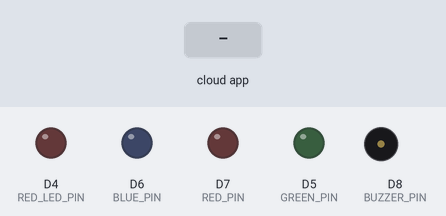
A sketch run on a simulated ESP8266 (NodeMCU). On the bench: output pins drawn as LEDs (lit = HIGH), buzzer (waves = sounding, pin HIGH). Dashed ring = blinking. The inputs (shaded band) are chosen by the test bench. WiFi joins after 1.5 s; servers stay silent unless stated; what the sketch prints to the serial monitor is not drawn.

Above: at 2.7 s.
2.8 s: the phone or cloud app sets Torpedos to 1
At 5.3 s:
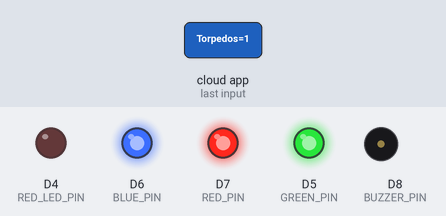
5.8 s: the phone or cloud app sets Phasers to 1
At 7.62 s:
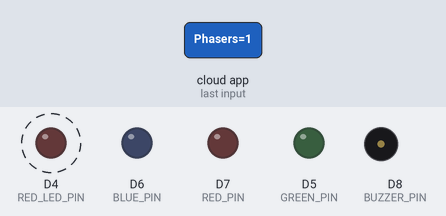
8.8 s: the phone or cloud app sets Red to 1
At 10.4 s:
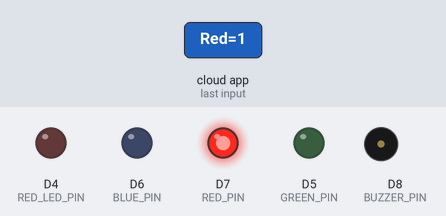
11.8 s: the phone or cloud app sets Green to 1
At 12.5 s:
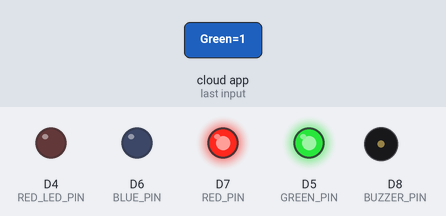
13.3 s: the phone or cloud app sets Light to 1
At 13.7 s:
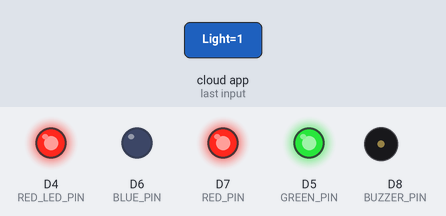
14.8 s: the phone or cloud app sets Blue to 1
At 16.0 s:
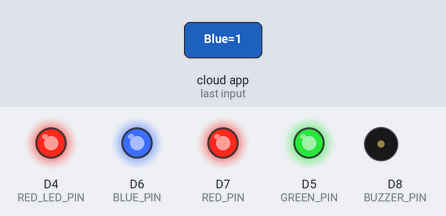
Timing chart, 0 to 17.3 s (numbered marks = the images above; inputs shaded):
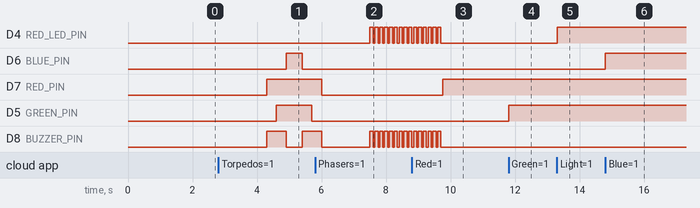

Measured:
- after the input at 2.8 s, D6 (BLUE_PIN): LOW → HIGH after 2.1 s, → LOW 0.50 s later; D7 (RED_PIN): LOW → HIGH after 1.5 s; D5 (GREEN_PIN): LOW → HIGH after 1.8 s, → LOW 1.1 s later; D8 (BUZZER_PIN): LOW → HIGH after 1.5 s, → LOW 0.60 s later, → HIGH 0.50 s later
- after the input at 5.8 s, D4 (RED_LED_PIN): alternates HIGH for 0.10 s and LOW for 0.05 s, starting after 1.7 s
- after the input at 8.8 s, D7 (RED_PIN): LOW → HIGH after 0.95 s
- after the input at 11.8 s, D5 (GREEN_PIN): LOW → HIGH at once
- after the input at 13.3 s, D4 (RED_LED_PIN): LOW → HIGH at once
- after the input at 14.8 s, D6 (BLUE_PIN): LOW → HIGH at once

The sketch:

Star_Trek_Control_EXT.ino
```cpp
/**********************************************************************************
* Code for controlling Enterprise Weapons Simulation via RGB LEDs, Red LED and a Buzzer
* connected to one NodeMCU using Amazon Echo-Dot
*
* Code based on the great open source lib & example code at:
* http://tinkerman.cat/emulate-wemo-device-esp8266/
* which is based off of the Python example code by:
* https://github.com/makermusings/fauxmo
*
* Also, thanks to Sid for Sid's E Classroom
* https://www.youtube.com/c/SidsEClassroom
*
* fauxmoESP is a library for ESP8266-based devices that emulates a Belkin WeMo device
* and thus allows you to control them using this protocol, in particular from
* Alexa-powered devices like the Amazon Echo or the Dot.
*
*  Simulation using 10 devices to be discovered:
*
*  5 "single" devicesconnected directlly to NodeMCU Digital Pins:
*   ==> RED   (RGB RED)   ==> Connected to NodeMCU Pin D7
*   ==> GREEN (RGB GREEN) ==> Connected to NodeMCU Pin D5
*   ==> BLUE  (RGB BLUE)  ==> Connected to NodeMCU Pin D6
*   ==> LIGHT (LED RED)   ==> Connected to NodeMCU Pin D4
*   ==> ALARM             ==> Connected to NodeMCU Pin D8
*
*  2 groups of simple devices:
*   ==> YELLOW (RGB RED + RGB GREEN)
*   ==> WHITE (RGB RED + RGB GREEN + RGB BLUE)
*
*  3 special "weapon simulation" functions:
*   ==> Firing Torpedos
*   ==> Firing Phasers
*   ==> Firing All Weapons
*
*  To discovery device for the first time, use voice commnad:
*  "Computer (or Alexa), discovery devices"
*
*  To activate a device or function, you should use voice commands, like:
*  "Computer (or Alexa), turn on Light" or "..., turn off Light"
*  "Computer (or Alexa), turn on Alarm" or "..., turn off Alarm"
*  "Computer (or Alexa), turn on Blue" or "..., turn off Blue"
*  "Computer (or Alexa), turn on Torpedos"
*  "Computer (or Alexa), turn on Phasers"
*  "Computer (or Alexa), turn on All Weapons"
*
*  Developed by Marcelo Rovai on 19Aug17
*  Visit my blog: https://MJRoBot.org
  *********************************************************************************/
#include <Arduino.h>
#include <ESP8266WiFi.h>
#include "fauxmoESP.h"

/* Network credentials */
#define WIFI_SSID "YOUR SSID HERE"
#define WIFI_PASS "YOUR PASSWORD HERE"

#define SERIAL_BAUDRATE 115200

/* Belkin WeMo emulation */
fauxmoESP fauxmo;

/* Set Devices NodeMCU Pins */
#define RED_LED_PIN D4
#define RED_PIN     D7
#define GREEN_PIN   D5
#define BLUE_PIN    D6
#define BUZZER_PIN  D8

bool fireTorpedos = LOW;
bool firePhasers = LOW;
bool fireAllWeapons = LOW;

void setup()
{
   Serial.begin(SERIAL_BAUDRATE);
   //setup and wifi connection
   wifiSetup();

   // Set led pins to outputs
   pinMode(RED_LED_PIN, OUTPUT);
   pinMode(RED_PIN, OUTPUT);
   pinMode(GREEN_PIN, OUTPUT);
   pinMode(BLUE_PIN, OUTPUT);
   pinMode(BUZZER_PIN, OUTPUT);

   // Set each device to LOW
   digitalWrite(RED_LED_PIN, LOW);
   digitalWrite(RED_PIN, LOW);
   digitalWrite(GREEN_PIN, LOW);
   digitalWrite(BLUE_PIN, LOW);
   digitalWrite(BUZZER_PIN, LOW);

   // Device Names for Simulated Wemo switches
   fauxmo.addDevice("Red");
   fauxmo.addDevice("Green");
   fauxmo.addDevice("Blue");
   fauxmo.addDevice("Yellow");
   fauxmo.addDevice("White");
   fauxmo.addDevice("Light");
   fauxmo.addDevice("Alarm");

   fauxmo.addDevice("Torpedos");
   fauxmo.addDevice("Phasers");
   fauxmo.addDevice("All Weapons");
   fauxmo.onMessage(callback);
}

void loop()
{
  fauxmo.handle();
  torpedosFiring ();
  phasersFiring ();
  allWeaponsFiring();
}

/* ---------------------------------------------------------------------------
 Device Callback
 ----------------------------------------------------------------------------*/
void callback(uint8_t device_id, const char * device_name, bool state)
{
  Serial.print("Device "); Serial.print(device_name);
  Serial.print(" state: ");
  if (state)
  {
    Serial.println("ON");
  }
  else
  {
    Serial.println("OFF");
  }

  //Switching action on detection of device name

  if ( (strcmp(device_name, "Light") == 0) )
  {
    if (state)
    {
      digitalWrite(RED_LED_PIN, HIGH);
    }
    else
    {
      digitalWrite(RED_LED_PIN, LOW);
    }
  }

  if ( (strcmp(device_name, "Alarm") == 0) )
  {
    if (state)
    {
      digitalWrite(BUZZER_PIN, HIGH);
    }
    else
    {
      digitalWrite(BUZZER_PIN, LOW);
    }
  }

  if ( (strcmp(device_name, "Red") == 0) )
  {
    if (state)
    {
      digitalWrite(RED_PIN, HIGH);
    }
    else
    {
      digitalWrite(RED_PIN, LOW);
    }
  }

  if ( (strcmp(device_name, "Green") == 0) )
  {
    if (state)
    {
      digitalWrite(GREEN_PIN, HIGH);
    }
    else
    {
      digitalWrite(GREEN_PIN, LOW);
    }
  }

  if ( (strcmp(device_name, "Blue") == 0) )
  {
    if (state)
    {
      digitalWrite(BLUE_PIN, HIGH);
    }
    else
    {
      digitalWrite(BLUE_PIN, LOW);
    }
  }

  if ( (strcmp(device_name, "Yellow") == 0) )
  {
    if (state)
    {
      digitalWrite(RED_PIN, HIGH);
      digitalWrite(GREEN_PIN, HIGH);
    }
    else
    {
      digitalWrite(RED_PIN, LOW);
      digitalWrite(GREEN_PIN, LOW);
    }
  }

  if ( (strcmp(device_name, "White") == 0) )
  {
    if (state)
    {
      digitalWrite(RED_PIN, HIGH);
      digitalWrite(GREEN_PIN, HIGH);
      digitalWrite(BLUE_PIN, HIGH);
    }
    else
    {
      digitalWrite(RED_PIN, LOW);
      digitalWrite(GREEN_PIN, LOW);
      digitalWrite(BLUE_PIN, LOW);
    }
  }

   if ( (strcmp(device_name, "Torpedos") == 0) )
  {
    if (state)
    {
      fireTorpedos = HIGH;
    }
    else
    {
      digitalWrite(RED_PIN, LOW);
      digitalWrite(GREEN_PIN, LOW);
      digitalWrite(BLUE_PIN, LOW);
    }
  }

    if ( (strcmp(device_name, "Phasers") == 0) )
  {
    if (state)
    {
      firePhasers = HIGH;
    }
    else
    {
      digitalWrite(RED_PIN, LOW);
    }
  }

  if ( (strcmp(device_name, "All Weapons") == 0) )
  {
    if (state)
    {
      fireAllWeapons = HIGH;
    }
    else
    {
      digitalWrite(RED_PIN, LOW);
      digitalWrite(GREEN_PIN, LOW);
      digitalWrite(BLUE_PIN, LOW);
    }
  }

}

/* ---------------------------------------------------------------------------
 Special Function to Fire Torpedos
 ----------------------------------------------------------------------------*/
void torpedosFiring ()
{
    if (fireTorpedos == HIGH)
    {
      delay (1500*!fireAllWeapons);
      digitalWrite(BUZZER_PIN,HIGH);
      digitalWrite(RED_PIN, HIGH);
      delay (300);
      digitalWrite(GREEN_PIN, HIGH);
      delay (300);
      digitalWrite(BLUE_PIN, HIGH);
      digitalWrite(BUZZER_PIN,LOW);
      delay (500);
      digitalWrite(BUZZER_PIN,HIGH);
      digitalWrite(BLUE_PIN, LOW);
      delay (300);
      digitalWrite(GREEN_PIN, LOW);
      delay (300);
      digitalWrite(RED_PIN, LOW);
      digitalWrite(BUZZER_PIN,LOW);
      fireTorpedos = LOW;
    }
}

/* ---------------------------------------------------------------------------
 Special Function to Fire Phasers
 ----------------------------------------------------------------------------*/
void phasersFiring ()
{
    if (firePhasers == HIGH)
    {
      delay (1500*!fireAllWeapons);
      int i = 0;
      while (i < 15)
      {
        digitalWrite(BUZZER_PIN,HIGH);
        digitalWrite(RED_LED_PIN, HIGH);
        delay (100);
        digitalWrite(RED_LED_PIN, LOW);
        digitalWrite(BUZZER_PIN,LOW);
        delay (50);
        i++;
      }
      firePhasers = LOW;
    }
}

/* ---------------------------------------------------------------------------
 Special Function to Fire all Weapons
 ----------------------------------------------------------------------------*/
void allWeaponsFiring ()
{
    if (fireAllWeapons == HIGH)
    {
      delay (1500);
      firePhasers = HIGH;
      phasersFiring ();
      delay (200);
      fireTorpedos = HIGH;
      torpedosFiring ();
      delay (200);
      fireTorpedos = HIGH;
      torpedosFiring ();
      delay (200);
      firePhasers = HIGH;
      phasersFiring ();
      delay (200);
      firePhasers = HIGH;
      phasersFiring ();
      delay (200);
      fireTorpedos = HIGH;
      torpedosFiring ();
      fireAllWeapons = LOW;
    }
}

/* -----------------------------------------------------------------------------
 Wifi Setup
 -----------------------------------------------------------------------------*/
void wifiSetup()
{
   // Set WIFI module to STA mode
   WiFi.mode(WIFI_STA);

   // Connect
   Serial.println ();
   Serial.printf("[WIFI] Connecting to %s ", WIFI_SSID);
   Serial.println();
   WiFi.begin(WIFI_SSID, WIFI_PASS);

   // Wait
   while (WiFi.status() != WL_CONNECTED)
   {
      Serial.print(".");
      delay(100);
   }
   Serial.print(" ==> CONNECTED!" );
   Serial.println();

   // Connected!
   Serial.printf("[WIFI] STATION Mode, SSID: %s, IP address: %s\n", WiFi.SSID().c_str(), WiFi.localIP().toString().c_str());
   Serial.println();
}
```
